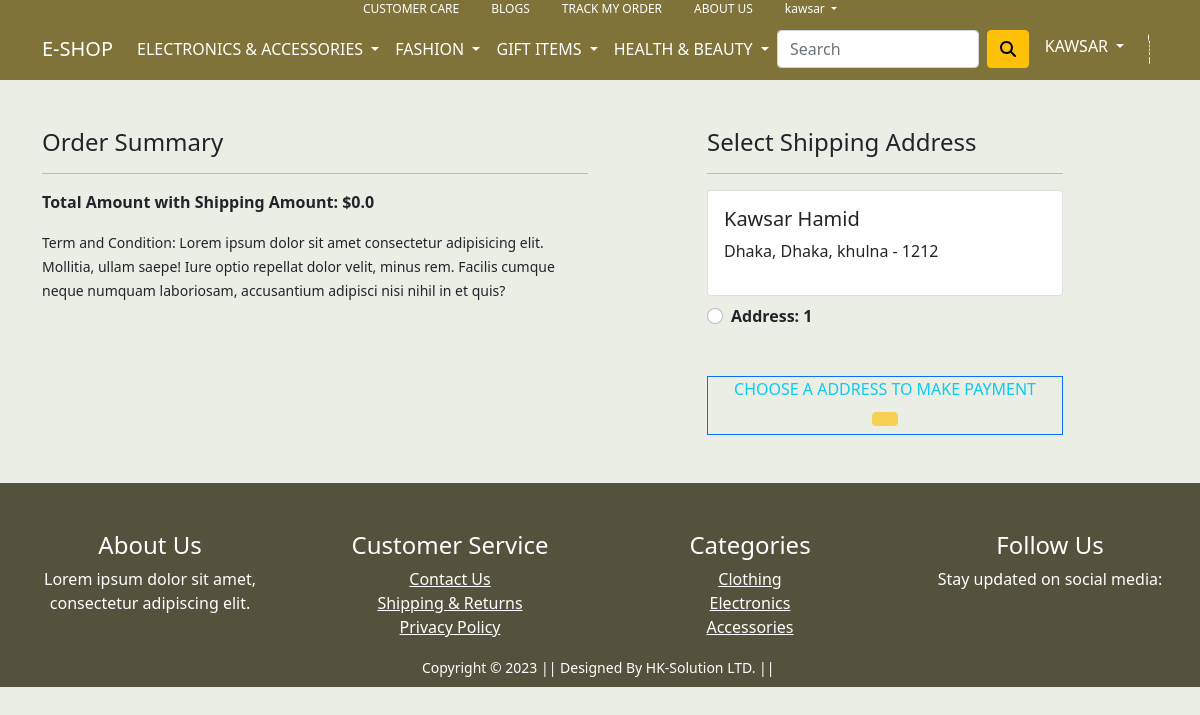
Screenshot of /checkout/ (signed in) with the database file from the repository.
### app/models.py (models this page shows, shortened)
class Customer(models.Model):
    user=models.ForeignKey(User,on_delete=models.CASCADE)
    name=models.CharField(max_length=100)
    locality=models.CharField(max_length=100)
    city=models.CharField(max_length=100)
    zipcode=models.IntegerField()
    state=models.CharField(choices=STATE_CHOICE,max_length= 50)

### app/views.py (the view, shortened to what this page needs)
# urls.py: path('checkout/', views.checkout, name='checkout'),
@login_required
def checkout(request):
 user=request.user
 add=Customer.objects.filter(user=user)
 cart_items=cart.objects.filter(user=user)
 amount=0.0
 shipping_amount=70.0
 totalamount= 0.0
 cart_product=[p for p in cart.objects.all() if p.user==user ]
 return render(request, 'app/checkout.html',{"add":add,"totalamount":totalamount,
 "amount":amount,"shipping":shipping_amount,"cart_items":cart_items,'key':settings.STRIPE_PUBLIC_KEY})

### app/templatetags/custom_filters.py (called while the page is built)
@register.simple_tag
def my_custom_tag():
    fashion=Category.objects.filter(parent=7)
    health_beauty=Category.objects.filter(parent=5)
    gift=Category.objects.filter(parent=6)
    electronics=Category.objects.filter(parent=4)
    categorylist={"fashion":fashion,"health_beauty":health_beauty,"gift":gift,"electronics":electronics}
    return categorylist

@register.simple_tag
def cart_filter(value):
    cartcount=cart.objects.filter(user=value).exists()
    if cartcount:
        cartcount=cart.objects.filter(user=value).count()
    return cartcount

@register.simple_tag
def total_checkoutPrice(value):
    return value*100

### app/templates/app/checkout.html (shortened to what this page needs)
{% extends 'app/base.html' %}
{% load static %}
{% load custom_filters %}
{% block main-content %}
<div class="container">
 <div class="row mt-5">
  <div class="col-sm-6">
    <h4>Order Summary</h4>
    <hr>
      <p class="fw-bold">Total Amount with Shipping Amount: ${{totalamount}}</p>
    <small>Term and Condition: Lorem ipsum dolor sit amet consectetur adipisicing elit. Mollitia, ullam saepe! Iure optio repellat dolor velit, minus rem. Facilis cumque neque numquam laboriosam, accusantium adipisci nisi nihil in et quis?</small>
  </div>
  <div class="col-sm-4 offset-sm-1">
    <h4>Select Shipping Address</h4>
    <hr>
    <form action="/payment/" method="post">
      {% if add %}
      {% for ad in add %}
      <div class="card">
        <div class="card-body">
          <h5>{{ad.name}}</h5>
          <p>{{ad.locality}}, {{ad.city}}, {{ad.state}} - {{ad.zipcode}}</p>
        </div>
      </div>
      <div class="form-check mt-2 mb-5">
        <input class="form-check-input" type="radio" value="{{ad.id}}" name="custid" id="custid{{forloop.counter}}" required>
        <label class="form-check-label fw-bold" for="custid{{forloop.counter}}">
          Address: {{forloop.counter}}
        </label>
      </div>
      {% endfor %}
      {% endif %}
      <div class="text-center pb-2 border border-primary mb-5">
        <p class="text-info pb-0 mb-0" id="checkouttext">CHOOSE A ADDRESS TO MAKE PAYMENT</p>
        <button type="submit" class="btn btn-warning mt-2 fw-bold" id="checkoutButton" disabled>
        </button>
      </div>
    </form>
    </div>
  </div>
</div>
{% endblock main-content %}

### app/templates/app/base.html (shortened to what this page needs)
<!doctype html>
{% load static %}
{% load custom_filters %}
<html lang="en">
  <head>
    <link rel="stylesheet" href="{% static 'css/bootstrap.min.css' %}">
    <link rel="stylesheet" href="{% static 'app/css/owl.carousel.min.css' %}">
    <link rel="stylesheet" href="{% static 'app/css/all.min.css' %}">
    <link rel="stylesheet" href="{% static 'app/css/style.css' %}">
  </head>
  <body style="background-color: rgb(235, 238, 229);">
        <div class="m-0 p-0" style="background-color: rgb(127, 115, 57);">
          <ul class="nav justify-content-center m-0 p-0" style="font-size: 12px; font-weight: 500;">
              <li class="nav-item">
                <a class="nav-link text-white m-0 py-0 " aria-current="page" href="{% url 'customersupport' %}">CUSTOMER CARE</a>
              </li>
              <li class="nav-item">
                  <a class="nav-link text-white m-0 py-0 " aria-current="page" href="#">BLOGS</a>
                </li>
              <li class="nav-item">
                <a class="nav-link text-white  m-0 py-0" href="#">TRACK MY ORDER</a>
              </li>
              <li class="nav-item">
                  <a class="nav-link text-white  m-0 py-0" href="{% url 'aboutus' %}">ABOUT US</a>
                </li>
              {% if not request.user.is_authenticated %}
              <li class="nav-item">
                <a class="nav-link text-white  m-0 py-0" href="{% url 'login' %}">SIGNUP/LOGIN</a>
              </li>
              {% else %}
              <li class="nav-item dropdown">
                <a class="nav-link dropdown-toggle text-white  m-0 py-0" href="#" id="profileDropdown" role="button" data-bs-toggle="dropdown" aria-expanded="false">
                  {{request.user}}
                </a>
              </li>
              {% endif %}
            </ul>
      </div>
    <nav class="navbar navbar-expand-lg navbar-dark " style="background-color: rgb(127, 115, 57);">
     <div class="container" style="font-weight: 500;">
       <a class="navbar-brand" href="/">E-SHOP</a>
       <div class="collapse navbar-collapse fs-6 text-uppercase" id="navbarSupportedContent">
         <ul class="navbar-nav me-auto mb-2 mb-lg-0">
           <li class="nav-item dropdown">
             <a class="nav-link dropdown-toggle text-white" href="#" id="electronicsDropdown" role="button" data-bs-toggle="dropdown" aria-expanded="false">
               Electronics & Accessories
             </a>
              {% my_custom_tag as filtered_data %}
           </li>
           <li class="nav-item dropdown">
             <a class="nav-link dropdown-toggle text-white" href="#" id="fashionDropdown" role="button" data-bs-toggle="dropdown" aria-expanded="false">
               Fashion
             </a>
           </li>
           <li class="nav-item dropdown">
            <a class="nav-link dropdown-toggle text-white" href="#" id="fashionDropdown" role="button" data-bs-toggle="dropdown" aria-expanded="false">
              Gift Items
            </a>
          </li>
          <li class="nav-item dropdown">
            <a class="nav-link dropdown-toggle text-white" href="#" id="fashionDropdown" role="button" data-bs-toggle="dropdown" aria-expanded="false">
              Health & Beauty
            </a>
          </li>
         </ul>
         <form class="d-flex flex-md-grow-1">
           <input class="form-control me-2" type="search" placeholder="Search" aria-label="Search">
           <button class="btn btn-warning" type="submit"><i class="fas fa-search"></i></button>
         </form>
         <div>
          <ul class="navbar-nav me-auto mb-2 mb-lg-0">
            {% if request.user.is_authenticated %}
           <li class="nav-item dropdown mx-2">
              <a class="nav-link dropdown-toggle text-white" href="#" id="profileDropdown" role="button" data-bs-toggle="dropdown" aria-expanded="false">
                {{request.user}}
              </a>
            </li>
            {% endif %}
          </ul>
         </div>
       </div>
     </div>
    </nav>
    {% block main-content %} {% endblock main-content %}
    {% block footer %}
      {% include 'app/snippet/footer.html' %}
    {% endblock footer %}
  </body>
</html>

### app/templates/app/base.html (style rules this page uses)
html,body { height: 100%; }
body { display: flex; flex-direction: column; }

### rows the page displays
Customer: name "Kawsar Hamid", locality "Dhaka", city "Dhaka", state "khulna", zipcode "1212"

### other values shown
{{ request.user }} "kawsar"
{{ request.user }} "KAWSAR"
{{ totalamount }} "0.0"
